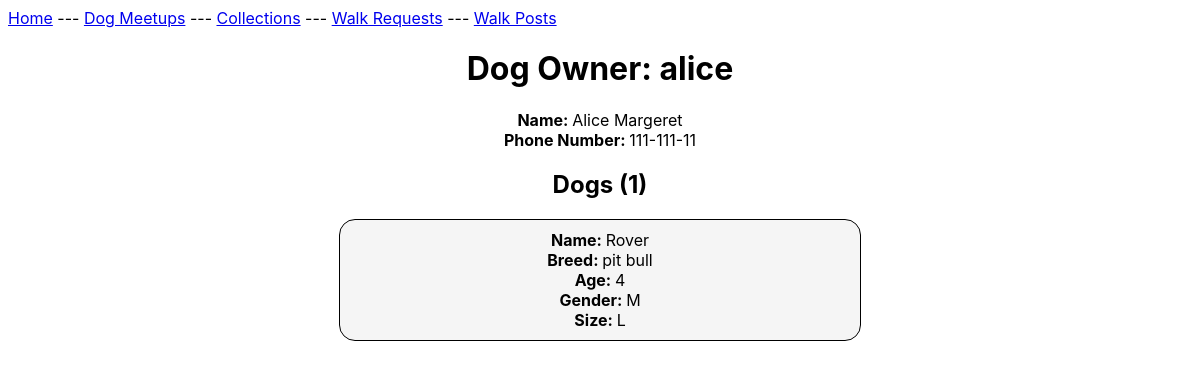
The page /owner.php?owner=alice on the database as committed earlier.
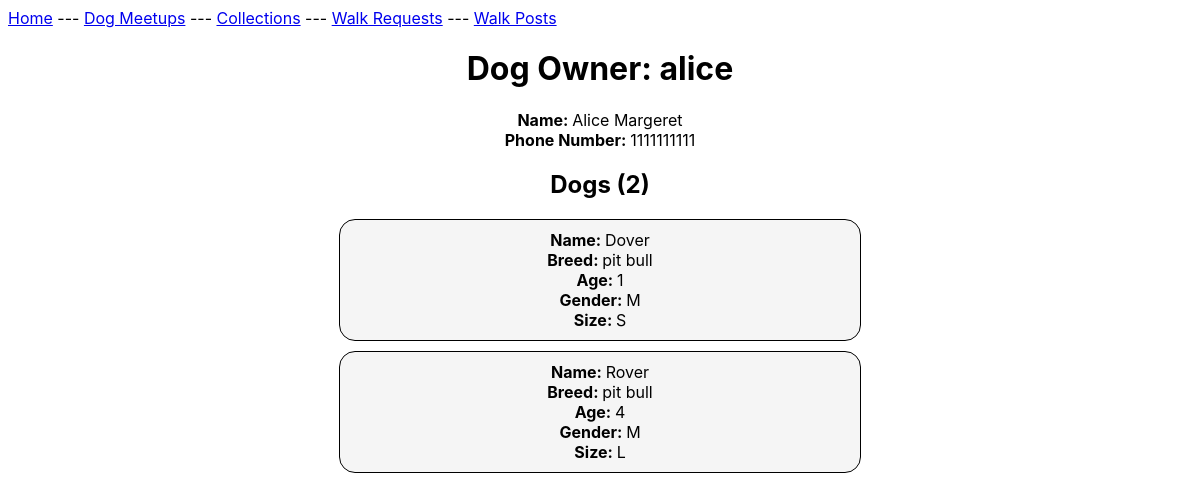
The same page on the database as committed later.
### tables this page shows
CREATE TABLE DogOwner
( username VARCHAR(20),
 password VARCHAR(20) NOT NULL,
 userImage VARCHAR(255),
 phoneNum CHAR(10) NOT NULL,
 PRIMARY KEY (username),
 foreign key (phoneNum) references OwnerNameNum(phoneNum) );

CREATE TABLE Dog
( name VARCHAR(20),
 age INTEGER NOT NULL,
 gender CHAR(1) NOT NULL,
 breed VARCHAR(20) NOT NULL,
 dogImage VARCHAR(255),
 owner VARCHAR(20),
 PRIMARY KEY (name, owner),
 FOREIGN KEY (owner) REFERENCES DogOwner(username) ON DELETE CASCADE,
 FOREIGN KEY (age, breed) REFERENCES DogType(age, breed) );

CREATE TABLE DogType
( age integer,
breed varchar(20),
size char(1) not null,
primary key (age, breed) );

CREATE TABLE OwnerNameNum
( phoneNum char(10),
name varchar(30),
primary key (phoneNum) );

### owner.php (the view, shortened to what this page needs)
<html>
</html>
<div class="menu">
<a href="index.html">Home</a> ---
<a href="dogmeetups.php">Dog Meetups</a> ---
<a href="collections.php">Collections</a> ---
<a href="viewrequests.php">Walk Requests</a> ---
<a href="viewposts.php">Walk Posts</a>
</div>
<?php
$conn = OpenCon();
function displayDogs($result) {
    while($row = $result->fetch_assoc()) {
        echo "<div style='margin: 10px; width: 500px; border-radius: 1em; background-color: whitesmoke; padding: 10px; border-width: 1px; border-style: solid'>";
        echo "<div><b>Name: </b>".substr($row['name'], 0, 10)."</div>";
        echo "<div><b>Breed: </b>".$row['breed']."</div>";
        echo "<div><b>Age: </b>".$row['age']."</div>";
        echo "<div><b>Gender: </b>".$row['gender']."</div>";
        echo "<div><b>Size: </b>".$row['size']."</div>";
        echo"</div>";
    }
}
$owner = $_GET['owner'];
echo "<center>";
echo "<h1>Dog Owner: $owner</h1>";
$sql = "SELECT do.userimage as userimage,
do.phonenum as phonenum, onn.name as name
FROM dogowner do, ownernamenum onn
WHERE do.phonenum = onn.phonenum AND
do.username = '$owner'";
$result = $conn->query($sql);
$row = $result->fetch_assoc();
echo "<div><b>Name: </b>".$row['name']."</div>";
echo "<div><b>Phone Number: </b>".$row['phonenum']."</div>";
$sql = "SELECT d.name as name, d.age as age, d.gender as gender, d.breed as breed,
d.dogimage as dogimage, dt.size as size
FROM dog d, dogtype dt
WHERE d.age = dt.age AND d.breed = dt.breed AND d.owner = '$owner'";
$result = $conn->query($sql);
$numdogs = mysqli_num_rows($result);
echo "<h2>Dogs (".$numdogs.")</h2>";
displayDogs($result);
echo "</center>";
?>

Rows that differ between the two databases and show on the page:
changed dogowner "Alice Margeret": phoneNum "111-111-11" → "1111111111"
added dog: name "Dover", breed "pit bull", age "1", gender "M", dogtype.size "S"
Other text that changed with them:
$numdogs: "1" → "2"
